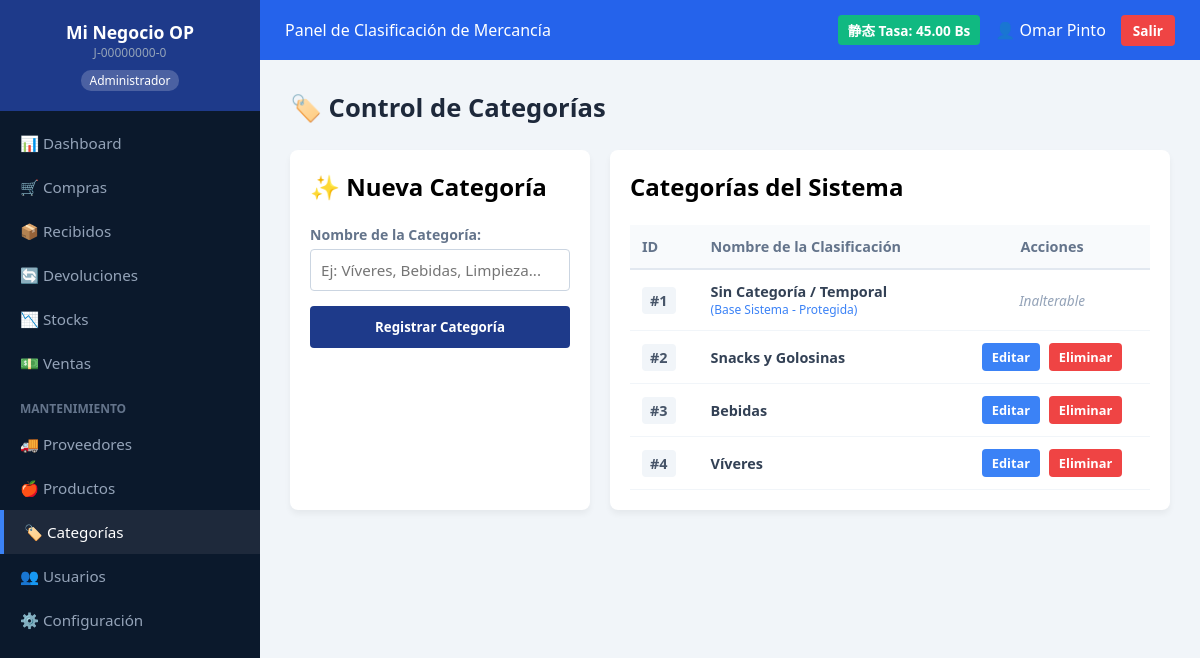
Page /PHP/categorias.php (signed in) on the committed database.
### tables this page shows
CREATE TABLE IF NOT EXISTS `configuracion` (
  `id` INT AUTO_INCREMENT PRIMARY KEY,
  `clave` VARCHAR(50) NOT NULL UNIQUE,
  `valor` VARCHAR(255) NOT NULL,
  `ultima_actualizacion` TIMESTAMP DEFAULT CURRENT_TIMESTAMP ON UPDATE CURRENT_TIMESTAMP
);

CREATE TABLE IF NOT EXISTS `categorias` (
  `id` INT AUTO_INCREMENT PRIMARY KEY,
  `nombre` VARCHAR(100) NOT NULL UNIQUE,
  `descripcion` TEXT DEFAULT NULL,
  `fecha_creacion` TIMESTAMP DEFAULT CURRENT_TIMESTAMP
);

### CONEXION/conexiones.php (called while the page is built, shortened)
<?php
$nombre_local_global = "Mi Negocio OP";
$rif_local_global = "J-00000000-0";
?>

### PHP/categorias.php (the view, shortened to what this page needs)
<?php
include '../CONEXION/conexiones.php';
$tasa_dolar = "1.00";
try {
    $stmt_tasa = $conexion->prepare("SELECT valor FROM configuracion WHERE clave = 'tasa_dolar' LIMIT 1");
    $stmt_tasa->execute();
    $reg_tasa = $stmt_tasa->fetch();
    if ($reg_tasa) {
        $tasa_dolar = $reg_tasa['valor'];
    }
} catch (PDOException $e) {
}
$modo_edicion = false;
$nombre_categoria_editar = "";
$lista_categorias = [];
try {
    $lista_categorias = $conexion->query("SELECT * FROM categorias ORDER BY id ASC")->fetchAll(PDO::FETCH_ASSOC);
} catch (PDOException $e) {
}
?>
<!DOCTYPE html>
<html lang="es">
<head>
    <link rel="stylesheet" href="../CSS/proveedores.css">
</head>
<body>
    <div class="contenedor-sistema">
        <aside class="barra-lateral">
            <div class="logo-sistema">
                    <h2><?php echo htmlspecialchars($nombre_local_global); ?></h2>
                    <span style="font-size: 0.75rem; color: #94a3b8; display: block; margin-bottom: 5px;">
                    <?php echo htmlspecialchars($rif_local_global); ?></span>
                    <span class="etiqueta-rol"><?php echo $_SESSION['usuario_rol']; ?></span>
                </div>
            <nav class="menu-navegacion">
                <a href="dashboard_admin.php">📊 Dashboard</a>
                <a href="compras.php">🛒 Compras</a>
                <a href="recibidos.php">📦 Recibidos</a>
                <a href="devoluciones.php">🔄 Devoluciones</a>
                <a href="stocks.php">📉 Stocks</a>
                <a href="ventas.php">💵 Ventas</a>
                <div class="seccion-mantenimiento">Mantenimiento</div>
                <a href="proveedores.php">🚚 Proveedores</a>
                <a href="productos.php">🍎 Productos</a>
                <a href="categorias.php" class="activo">🏷️ Categorías</a>
                <a href="usuarios.php">👥 Usuarios</a>
                <a href="configuracion.php">⚙️ Configuración</a>
            </nav>
        </aside>
        <main class="contenido-principal">
            <header class="cabecera-superior">
                <div class="titulo-cabecera">
                    <span>Panel de Clasificación de Mercancía</span>
                </div>
                <div class="perfil-usuario">
                    <span class="badge-tasa">静态 Tasa: <?php echo number_format(floatval($tasa_dolar), 2); ?> Bs</span>
                    <span class="usuario-nombre">👤 <?php echo htmlspecialchars($_SESSION['usuario_nombre']); ?></span>
                    <a href="logout.php" class="btn-cerrar-sesion">Salir</a>
                </div>
            </header>
            <div class="area-trabajo">
                <h1 class="titulo-pagina">🏷️ Control de Categorías</h1>
                <div class="layout-ventas" style="display: flex; gap: 20px;">
                    <div class="tarjeta-formulario" style="flex: 1; background: white; padding: 20px; border-radius: 8px; box-shadow: 0 4px 6px rgba(0,0,0,0.05);">
                        <h2><?php echo $modo_edicion ? "✏️ Editar Categoría" : "✨ Nueva Categoría"; ?></h2>
                        <br>
                        <form action="categorias.php" method="POST" autocomplete="off">
                            <div class="grupo-campo" style="margin-bottom: 15px;">
                                <label for="nombre" style="display: block; margin-bottom: 5px; color: #64748b; font-weight: 600;">Nombre de la Categoría:</label>
                                <input type="text" name="nombre" id="nombre" required
                                       placeholder="Ej: Víveres, Bebidas, Limpieza..."
                                       value="<?php echo htmlspecialchars($nombre_categoria_editar); ?>"
                                       style="width: 100%; padding: 10px; border: 1px solid #cbd5e1; border-radius: 4px;">
                            </div>
                            <button type="submit" name="btn_guardar" class="btn-cobrar" style="width: 100%; padding: 12px; border: none; border-radius: 4px; background: #1e3a8a; color: white; font-weight: bold; cursor: pointer; transition: background 0.2s;">
                                <?php echo $modo_edicion ? "Guardar Cambios" : "Registrar Categoría"; ?>
                            </button>
                        </form>
                    </div>
                    <div class="tarjeta-tabla" style="flex: 2; background: white; padding: 20px; border-radius: 8px; box-shadow: 0 4px 6px rgba(0,0,0,0.05);">
                        <h2>Categorías del Sistema</h2>
                        <br>
                        <div class="tabla-responsiva">
                            <table style="width: 100%; border-collapse: collapse;">
                                <thead>
                                    <tr style="background-color: #f8fafc; border-bottom: 2px solid #e2e8f0;">
                                        <th style="padding: 12px; text-align: left; color: #64748b;">ID</th>
                                        <th style="padding: 12px; text-align: left; color: #64748b;">Nombre de la Clasificación</th>
                                        <th style="padding: 12px; text-align: center; color: #64748b;">Acciones</th>
                                    </tr>
                                </thead>
                                <tbody>
                                    <?php if (empty($lista_categorias)): ?>
                                        <tr>
                                            <td colspan="3" style="text-align: center; padding: 20px; color: #94a3b8;">No hay categorías registradas en el sistema.</td>
                                        </tr>
                                    <?php else: ?>
                                        <?php foreach ($lista_categorias as $cat): ?>
                                            <tr style="border-bottom: 1px solid #f1f5f9;">
                                                <td style="padding: 12px;"><span class="badge-id" style="background: #f1f5f9; padding: 4px 8px; border-radius: 4px; font-weight: bold; color: #475569;">#<?php echo $cat['id']; ?></span></td>
                                                <td style="padding: 12px;">
                                                    <strong><?php echo htmlspecialchars($cat['nombre']); ?></strong>
                                                    <?php if ($cat['id'] === 1): ?>
                                                        <small style="color: #3b82f6; display: block; font-size: 0.75rem;">(Base Sistema - Protegida)</small>
                                                    <?php endif; ?>
                                                </td>
                                                <td style="padding: 12px; text-align: center;">
                                                    <?php if ($cat['id'] !== 1): ?>
                                                        <a href="categorias.php?editar=<?php echo $cat['id']; ?>" class="btn-accion" style="background-color: #3b82f6; color: white; padding: 5px 10px; border-radius: 4px; text-decoration: none; font-size: 0.8rem; margin-right: 5px;">Editar</a>
                                                        <a href="categorias.php?eliminar=<?php echo $cat['id']; ?>" class="btn-accion" style="background-color: #ef4444; color: white; padding: 5px 10px; border-radius: 4px; text-decoration: none; font-size: 0.8rem;" onclick="return confirm('¿Está seguro de eliminar esta categoría? Todos los productos asociados serán reubicados automáticamente en la categoría de respaldo.');">Eliminar</a>
                                                    <?php else: ?>
                                                        <span style="color: #94a3b8; font-size: 0.85rem; font-style: italic;">Inalterable</span>
                                                    <?php endif; ?>
                                                </td>
                                            </tr>
                                        <?php endforeach; ?>
                                    <?php endif; ?>
                                </tbody>
                            </table>
                        </div>
                    </div>
                </div>
            </div>
        </main>
    </div>
</body>
</html>

### CSS/proveedores.css (style rules this page uses)
* { margin: 0; padding: 0; box-sizing: border-box; font-family: 'Segoe UI', Tahoma, Geneva, Verdana, sans-serif; }
body { background-color: #f1f5f9; }
.contenedor-sistema { display: flex; min-height: 100vh; }
.barra-lateral { width: 260px; background-color: #0b192c; color: #ffffff; display: flex; flex-direction: column; }
.logo-sistema { padding: 20px; background-color: #1e3a8a; text-align: center; }
.logo-sistema h2 { font-size: 1.1rem; font-weight: 700; }
.etiqueta-rol { display: inline-block; font-size: 0.75rem; background-color: rgba(255, 255, 255, 0.2); padding: 2px 8px; border-radius: 10px; margin-top: 4px; }
.menu-navegacion { display: flex; flex-direction: column; padding: 10px 0; }
.menu-navegacion a { color: #94a3b8; text-decoration: none; padding: 12px 20px; display: block; font-size: 0.95rem; }
.menu-navegacion a:hover, .menu-navegacion a.activo { background-color: #1e293b; color: #ffffff; border-left: 4px solid #3b82f6; }
.seccion-mantenimiento { padding: 15px 20px 5px 20px; font-size: 0.75rem; text-transform: uppercase; color: #64748b; font-weight: bold; }
.cabecera-superior { background-color: #2563eb; color: #ffffff; height: 60px; display: flex; justify-content: space-between; align-items: center; padding: 0 25px; }
.perfil-usuario { display: flex; align-items: center; gap: 15px; }
.badge-tasa { background-color: #10b981; padding: 5px 10px; border-radius: 4px; font-weight: bold; font-size: 0.85rem; }
.btn-cerrar-sesion { background-color: #ef4444; color: white; text-decoration: none; padding: 6px 12px; border-radius: 4px; font-size: 0.85rem; font-weight: bold; }
.contenido-principal { flex: 1; display: flex; flex-direction: column; }
.area-trabajo { padding: 30px; }
.titulo-pagina { font-size: 1.6rem; color: #1e293b; margin-bottom: 25px; }
.grupo-campo { margin-bottom: 18px; }
.grupo-campo label { display: block; font-size: 0.88rem; color: #475569; font-weight: 600; margin-bottom: 6px; }
.grupo-campo input { width: 100%; padding: 10px 12px; border: 1px solid #cbd5e1; border-radius: 6px; font-size: 0.95rem; color: #1e293b; }
.tabla-responsiva { overflow-x: auto; }
table { width: 100%; border-collapse: collapse; text-align: left; font-size: 0.9rem; }
th { background-color: #f8fafc; color: #64748b; padding: 12px; font-weight: 600; border-bottom: 2px solid #e2e8f0; }
td { padding: 12px; border-bottom: 1px solid #f1f5f9; color: #334155; vertical-align: middle; }
.btn-accion { text-decoration: none; padding: 5px 10px; border-radius: 4px; font-size: 0.8rem; font-weight: 600; display: inline-block; transition: background 0.2s; }

### rows in the picture
configuracion: valor "45.00"
categorias: id "1", nombre "Sin Categoría / Temporal", shows "(Base Sistema - Protegida)", shows "Inalterable"
categorias: id "2", nombre "Snacks y Golosinas"
categorias: id "3", nombre "Bebidas"
categorias: id "4", nombre "Víveres"

### other values in the picture
$nombre_local_global "Mi Negocio OP"
$rif_local_global "J-00000000-0"
$_SESSION['usuario_rol'] "Administrador"
$_SESSION['usuario_nombre'] "Omar Pinto"
